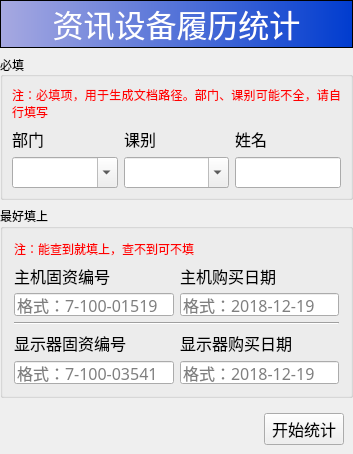
<?xml version="1.0" encoding="UTF-8"?>
<ui version="4.0">
 <class>MainWidget</class>
 <widget class="QWidget" name="MainWidget">
  <property name="geometry">
   <rect>
    <x>0</x>
    <y>0</y>
    <width>353</width>
    <height>442</height>
   </rect>
  </property>
  <property name="windowTitle">
   <string>资讯设备履历统计</string>
  </property>
  <layout class="QVBoxLayout" name="verticalLayout" stretch="1,0,0,0">
   <property name="leftMargin">
    <number>0</number>
   </property>
   <property name="topMargin">
    <number>0</number>
   </property>
   <property name="rightMargin">
    <number>0</number>
   </property>
   <property name="bottomMargin">
    <number>0</number>
   </property>
   <item>
    <widget class="QLabel" name="label_title">
     <property name="font">
      <font>
       <family>微软雅黑</family>
       <pointsize>23</pointsize>
      </font>
     </property>
     <property name="styleSheet">
      <string notr="true">background-color: qlineargradient(spread:pad, x1:0, y1:0, x2:1, y2:0, stop:0 rgba(167, 169, 225, 255), stop:1 rgba(0, 60, 207, 255));</string>
     </property>
     <property name="frameShape">
      <enum>QFrame::StyledPanel</enum>
     </property>
     <property name="frameShadow">
      <enum>QFrame::Sunken</enum>
     </property>
     <property name="text">
      <string>&lt;html&gt;&lt;head/&gt;&lt;body&gt;&lt;p&gt;&lt;span style=&quot; color:#ffffff;&quot;&gt;资讯设备履历统计&lt;/span&gt;&lt;/p&gt;&lt;/body&gt;&lt;/html&gt;</string>
     </property>
     <property name="alignment">
      <set>Qt::AlignCenter</set>
     </property>
     <property name="margin">
      <number>10</number>
     </property>
    </widget>
   </item>
   <item>
    <widget class="QGroupBox" name="groupBox">
     <property name="font">
      <font>
       <family>微软雅黑</family>
      </font>
     </property>
     <property name="title">
      <string>必填</string>
     </property>
     <property name="alignment">
      <set>Qt::AlignLeading|Qt::AlignLeft|Qt::AlignVCenter</set>
     </property>
     <layout class="QGridLayout" name="gridLayout_2" rowstretch="0,0,0" columnstretch="1,1,1">
      <property name="leftMargin">
       <number>9</number>
      </property>
      <property name="topMargin">
       <number>9</number>
      </property>
      <property name="rightMargin">
       <number>9</number>
      </property>
      <property name="bottomMargin">
       <number>9</number>
      </property>
      <item row="2" column="0">
       <widget class="QComboBox" name="cBox_depart">
        <property name="font">
         <font>
          <family>微软雅黑</family>
          <pointsize>12</pointsize>
         </font>
        </property>
        <property name="editable">
         <bool>true</bool>
        </property>
       </widget>
      </item>
      <item row="1" column="2">
       <widget class="QLabel" name="label_user">
        <property name="font">
         <font>
          <family>微软雅黑</family>
          <pointsize>12</pointsize>
         </font>
        </property>
        <property name="text">
         <string>姓名</string>
        </property>
       </widget>
      </item>
      <item row="1" column="0">
       <widget class="QLabel" name="label_department">
        <property name="font">
         <font>
          <family>微软雅黑</family>
          <pointsize>12</pointsize>
         </font>
        </property>
        <property name="text">
         <string>部门</string>
        </property>
       </widget>
      </item>
      <item row="1" column="1">
       <widget class="QLabel" name="label_class">
        <property name="font">
         <font>
          <family>微软雅黑</family>
          <pointsize>12</pointsize>
         </font>
        </property>
        <property name="text">
         <string>课别</string>
        </property>
       </widget>
      </item>
      <item row="2" column="2">
       <widget class="QLineEdit" name="lineEdit_user">
        <property name="font">
         <font>
          <family>微软雅黑</family>
          <pointsize>12</pointsize>
         </font>
        </property>
       </widget>
      </item>
      <item row="2" column="1">
       <widget class="QComboBox" name="cBox_class">
        <property name="font">
         <font>
          <family>微软雅黑</family>
          <pointsize>12</pointsize>
         </font>
        </property>
        <property name="editable">
         <bool>true</bool>
        </property>
       </widget>
      </item>
      <item row="0" column="0" colspan="3">
       <widget class="QLabel" name="label_6">
        <property name="text">
         <string>&lt;html&gt;&lt;head/&gt;&lt;body&gt;&lt;p align=&quot;justify&quot;&gt;&lt;span style=&quot; color:#ff0000;&quot;&gt;注：必填项，用于生成文档路径。部门、课别可能不全，请自行填写&lt;/span&gt;&lt;/p&gt;&lt;/body&gt;&lt;/html&gt;</string>
        </property>
        <property name="wordWrap">
         <bool>true</bool>
        </property>
       </widget>
      </item>
     </layout>
    </widget>
   </item>
   <item>
    <widget class="QGroupBox" name="groupBox_select">
     <property name="font">
      <font>
       <family>微软雅黑</family>
      </font>
     </property>
     <property name="title">
      <string>最好填上</string>
     </property>
     <layout class="QGridLayout" name="gridLayout" rowstretch="0,0,0,0,0,0" columnstretch="0,0">
      <item row="5" column="0">
       <widget class="QLineEdit" name="lineEdit_displayer">
        <property name="font">
         <font>
          <family>微软雅黑</family>
          <pointsize>12</pointsize>
         </font>
        </property>
        <property name="placeholderText">
         <string>格式：7-100-03541</string>
        </property>
       </widget>
      </item>
      <item row="2" column="0">
       <widget class="QLineEdit" name="lineEdit_main_engine">
        <property name="sizePolicy">
         <sizepolicy hsizetype="Preferred" vsizetype="Preferred">
          <horstretch>0</horstretch>
          <verstretch>0</verstretch>
         </sizepolicy>
        </property>
        <property name="font">
         <font>
          <family>微软雅黑</family>
          <pointsize>12</pointsize>
         </font>
        </property>
        <property name="placeholderText">
         <string>格式：7-100-01519</string>
        </property>
       </widget>
      </item>
      <item row="4" column="0">
       <widget class="QLabel" name="label_3">
        <property name="font">
         <font>
          <family>微软雅黑</family>
          <pointsize>12</pointsize>
         </font>
        </property>
        <property name="text">
         <string>显示器固资编号</string>
        </property>
       </widget>
      </item>
      <item row="3" column="0" colspan="2">
       <widget class="Line" name="line">
        <property name="lineWidth">
         <number>1</number>
        </property>
        <property name="orientation">
         <enum>Qt::Horizontal</enum>
        </property>
       </widget>
      </item>
      <item row="1" column="1">
       <widget class="QLabel" name="label_2">
        <property name="font">
         <font>
          <family>微软雅黑</family>
          <pointsize>12</pointsize>
         </font>
        </property>
        <property name="text">
         <string>主机购买日期</string>
        </property>
       </widget>
      </item>
      <item row="4" column="1">
       <widget class="QLabel" name="label_4">
        <property name="font">
         <font>
          <family>微软雅黑</family>
          <pointsize>12</pointsize>
         </font>
        </property>
        <property name="text">
         <string>显示器购买日期</string>
        </property>
       </widget>
      </item>
      <item row="5" column="1">
       <widget class="QLineEdit" name="lineEdit_displayer_date">
        <property name="font">
         <font>
          <family>微软雅黑</family>
          <pointsize>12</pointsize>
         </font>
        </property>
        <property name="placeholderText">
         <string>格式：2018-12-19</string>
        </property>
       </widget>
      </item>
      <item row="1" column="0">
       <widget class="QLabel" name="label">
        <property name="font">
         <font>
          <family>微软雅黑</family>
          <pointsize>12</pointsize>
         </font>
        </property>
        <property name="text">
         <string>主机固资编号</string>
        </property>
       </widget>
      </item>
      <item row="2" column="1">
       <widget class="QLineEdit" name="lineEdit_engine_date">
        <property name="sizePolicy">
         <sizepolicy hsizetype="Preferred" vsizetype="Preferred">
          <horstretch>0</horstretch>
          <verstretch>0</verstretch>
         </sizepolicy>
        </property>
        <property name="font">
         <font>
          <family>微软雅黑</family>
          <pointsize>12</pointsize>
         </font>
        </property>
        <property name="placeholderText">
         <string>格式：2018-12-19</string>
        </property>
       </widget>
      </item>
      <item row="0" column="0" colspan="2">
       <widget class="QLabel" name="label_5">
        <property name="text">
         <string>&lt;html&gt;&lt;head/&gt;&lt;body&gt;&lt;p&gt;&lt;span style=&quot; color:#ff0000;&quot;&gt;注：能查到就填上，查不到可不填&lt;/span&gt;&lt;/p&gt;&lt;/body&gt;&lt;/html&gt;</string>
        </property>
       </widget>
      </item>
     </layout>
    </widget>
   </item>
   <item>
    <layout class="QHBoxLayout" name="horizontalLayout">
     <property name="leftMargin">
      <number>9</number>
     </property>
     <property name="topMargin">
      <number>9</number>
     </property>
     <property name="rightMargin">
      <number>9</number>
     </property>
     <property name="bottomMargin">
      <number>9</number>
     </property>
     <item>
      <spacer name="horizontalSpacer">
       <property name="orientation">
        <enum>Qt::Horizontal</enum>
       </property>
       <property name="sizeHint" stdset="0">
        <size>
         <width>40</width>
         <height>20</height>
        </size>
       </property>
      </spacer>
     </item>
     <item>
      <widget class="QPushButton" name="pBtn_start">
       <property name="font">
        <font>
         <family>微软雅黑</family>
         <pointsize>12</pointsize>
        </font>
       </property>
       <property name="text">
        <string>开始统计</string>
       </property>
       <property name="shortcut">
        <string>Return</string>
       </property>
      </widget>
     </item>
    </layout>
   </item>
  </layout>
 </widget>
 <layoutdefault spacing="6" margin="11"/>
 <tabstops>
  <tabstop>cBox_depart</tabstop>
  <tabstop>cBox_class</tabstop>
  <tabstop>lineEdit_user</tabstop>
  <tabstop>lineEdit_main_engine</tabstop>
  <tabstop>lineEdit_engine_date</tabstop>
  <tabstop>lineEdit_displayer</tabstop>
  <tabstop>lineEdit_displayer_date</tabstop>
  <tabstop>pBtn_start</tabstop>
 </tabstops>
 <resources/>
 <connections/>
</ui>
